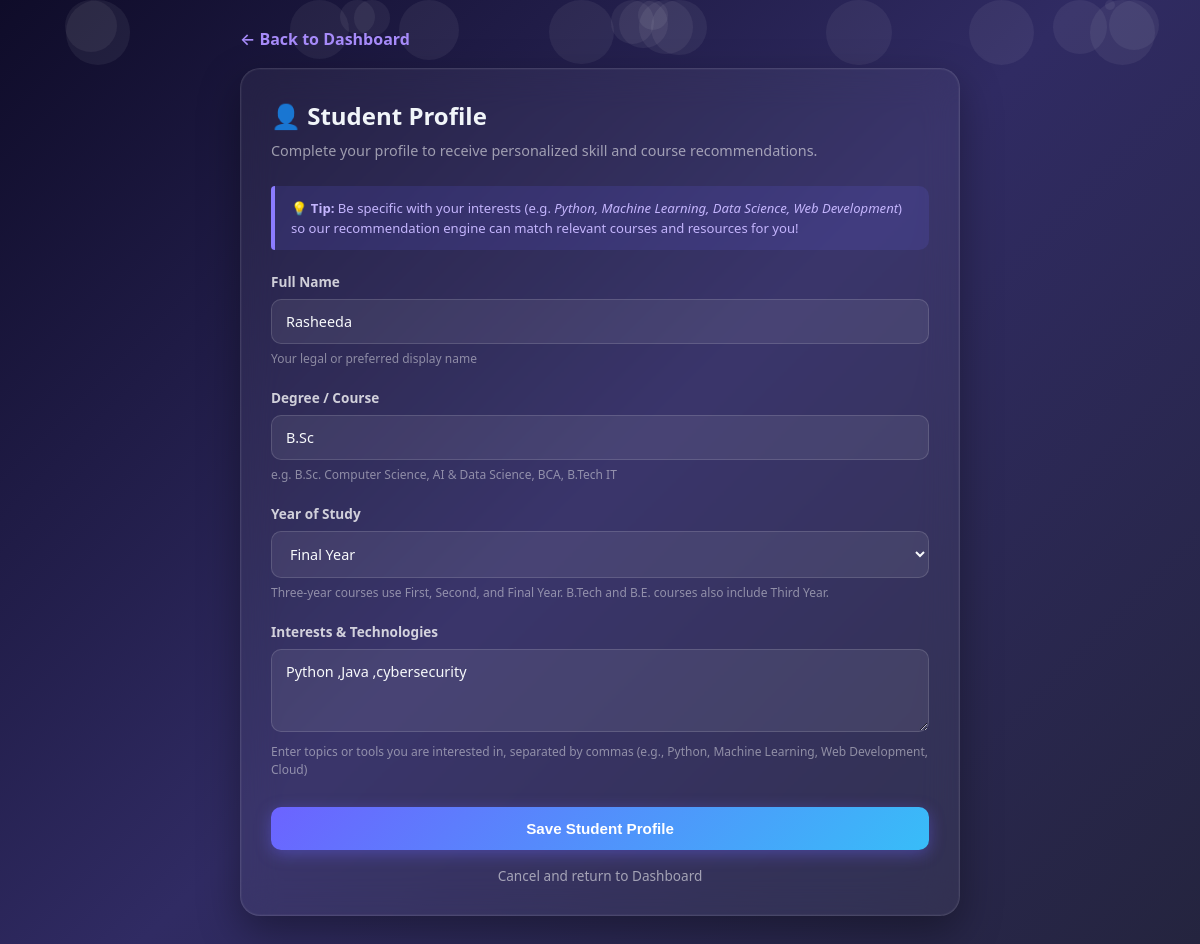
Page /profile/edit/ (signed in) on the committed database.
### accounts/models.py (models this page shows, shortened)
class StudentProfile(models.Model):
    user = models.OneToOneField(
        User,
        on_delete=models.CASCADE
    )
    full_name = models.CharField(max_length=100)
    course = models.CharField(max_length=100)
    year_of_study = models.PositiveIntegerField()
    interests = models.TextField(blank=True)

### accounts/views.py (the view)
# urls.py: path("profile/edit/", views.edit_profile, name="edit_profile"),
@login_required
def edit_profile(request):
    profile, created = StudentProfile.objects.get_or_create(
        user=request.user,
        defaults={
            "full_name": request.user.username,
            "course": "",
            "year_of_study": 1,
            "interests": "",
        },
    )
    if request.method == "POST":
        form = StudentProfileForm(request.POST, instance=profile)
        if form.is_valid():
            form.save()
            messages.success(request, "Student profile saved successfully!")
            return redirect("dashboard")
    else:
        form = StudentProfileForm(instance=profile)
    return render(
        request,
        "accounts/profile_form.html",
        {
            "form": form,
            "profile": profile,
        }
    )

### accounts/forms.py (called while the page is built)
def course_year_choices(course):
    normalized_course = (course or "").lower().replace(".", "").strip()
    is_four_year_course = (
        re.search(r"\bb\s*tech\b", normalized_course)
        or re.search(r"\bb\s*e\b", normalized_course)
        or "bachelor of technology" in normalized_course
        or "bachelor of engineering" in normalized_course
    )
    return FOUR_YEAR_CHOICES if is_four_year_course else THREE_YEAR_CHOICES

### accounts/templates/accounts/profile_form.html (shortened to what this page needs)
<!DOCTYPE html>
<html lang="en">
<head>
</head>
<body>
    <div class="particles" id="particles" aria-hidden="true"></div>
    <div class="container">
        <div class="top-nav">
            <a href="{% url 'dashboard' %}">← Back to Dashboard</a>
        </div>
        <div class="card">
            <h1>👤 Student Profile</h1>
            <p class="subtitle">Complete your profile to receive personalized skill and course recommendations.</p>
            <div class="tip-box">
                💡 <strong>Tip:</strong> Be specific with your interests (e.g. <em>Python, Machine Learning, Data Science, Web Development</em>) so our recommendation engine can match relevant courses and resources for you!
            </div>
            <form method="POST">
                {% for field in form %}
                    <div class="form-group">
                        <label for="{{ field.id_for_label }}">{{ field.label }}</label>
                        {{ field }}
                        {% if field.help_text %}
                            <div class="help-text">{{ field.help_text }}</div>
                        {% endif %}
                    </div>
                {% endfor %}
                <button type="submit" class="btn-submit">Save Student Profile</button>
                <a href="{% url 'dashboard' %}" class="btn-secondary">Cancel and return to Dashboard</a>
            </form>
        </div>
    </div>
</body>
</html>

### accounts/templates/accounts/profile_form.html (style rules this page uses)
*, *::before, *::after { box-sizing: border-box; }
body { min-height: 100vh; margin: 0; padding: 28px 16px 48px; font-family: 'Segoe UI', system-ui, -apple-system, sans-serif; color: #e2e8f0; background: linear-gradient(135deg, #0f0c29 0%, #302b63 50%, #24243e 100%); position: relative; overflow-x: hidden; }
.particles { position: fixed; inset: 0; pointer-events: none; z-index: 0; }
.container { position: relative; z-index: 1; max-width: 720px; margin: 0 auto; }
.top-nav { margin-bottom: 18px; }
.top-nav a { color: #a78bfa; text-decoration: none; font-weight: 600; transition: color .2s; }
.card { padding: 30px; background: rgba(255, 255, 255, .05); border: 1px solid rgba(255, 255, 255, .1); border-radius: 20px; backdrop-filter: blur(18px); -webkit-backdrop-filter: blur(18px); box-shadow: 0 16px 40px rgba(0, 0, 0, .35), 0 0 0 1px rgba(255, 255, 255, .03) inset; }
h1 { margin: 0 0 8px; color: #f1f5f9; font-size: 1.5rem; font-weight: 800; }
p.subtitle { margin: 0 0 24px; color: rgba(255, 255, 255, .55); font-size: .9rem; line-height: 1.5; }
.form-group { margin-bottom: 20px; }
label { display: block; margin-bottom: 8px; font-weight: 600; font-size: .85rem; color: rgba(255, 255, 255, .78); }
.help-text { margin-top: 6px; color: rgba(255, 255, 255, .45); font-size: .75rem; line-height: 1.5; }
.form-control, select, textarea, input[type="text"] { width: 100%; padding: 12px 14px; border: 1px solid rgba(255, 255, 255, .14); border-radius: 10px; background: rgba(255, 255, 255, .07); color: #f8fafc; font: inherit; font-size: .9rem; transition: border-color .2s, background .2s, box-shadow .2s; }
select option { color: #1f2937; background: #fff; }
.btn-submit { width: 100%; margin-top: 8px; padding: 13px 20px; background: linear-gradient(135deg, #6c63ff, #38bdf8); color: #fff; border: none; border-radius: 10px; font-size: .95rem; font-weight: 600; cursor: pointer; box-shadow: 0 4px 16px rgba(108, 99, 255, .4); transition: transform .15s, box-shadow .2s; }
.btn-secondary { display: block; text-align: center; margin-top: 16px; color: rgba(255, 255, 255, .55); text-decoration: none; font-size: .85rem; }
.tip-box { margin-bottom: 22px; padding: 12px 16px; border-left: 4px solid #8b7cff; border-radius: 4px 10px 10px 4px; background: rgba(108, 99, 255, .14); color: #c4b5fd; font-size: .82rem; line-height: 1.55; }

### rows in the picture
StudentProfile: form "Rasheeda" "B.Sc" "Final Year" "Python ,Java ,cybersecurity"

### other values in the picture
{{ field.label }} "Full Name" "Degree / Course" "Year of Study" "Interests & Technologies"
{{ field.help_text }} "Your legal or preferred display name" "e.g. B.Sc. Computer Science, AI & Data Science, BCA, B.Tech IT" "Three-year courses use First, Second, and Final Year. B.Tech and B.E. courses also include Third Year." "Enter topics or tools you are interested in, separated by commas (e.g., Python, Machine Learning, Web Development, Cloud)"
